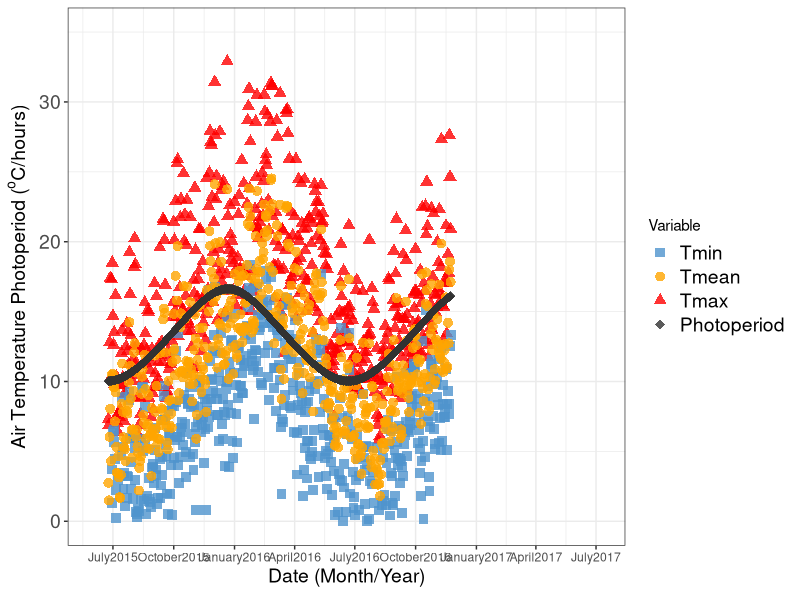
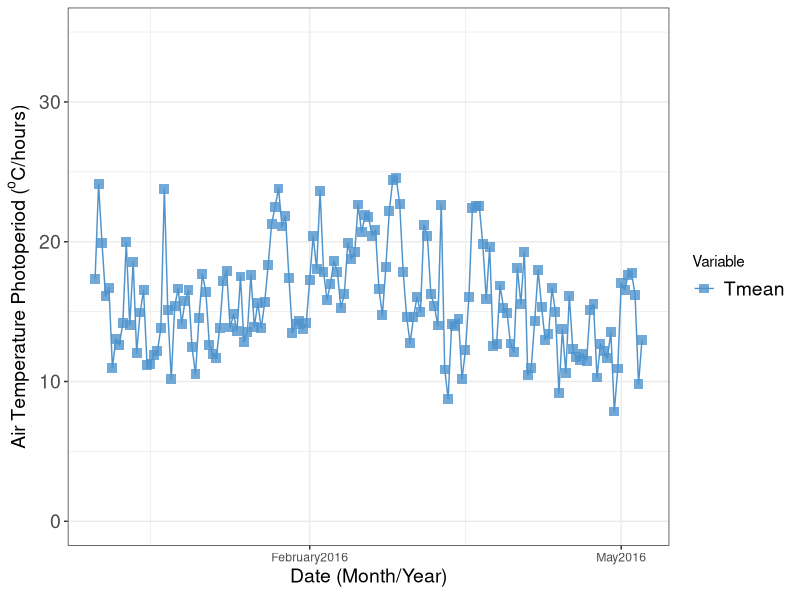
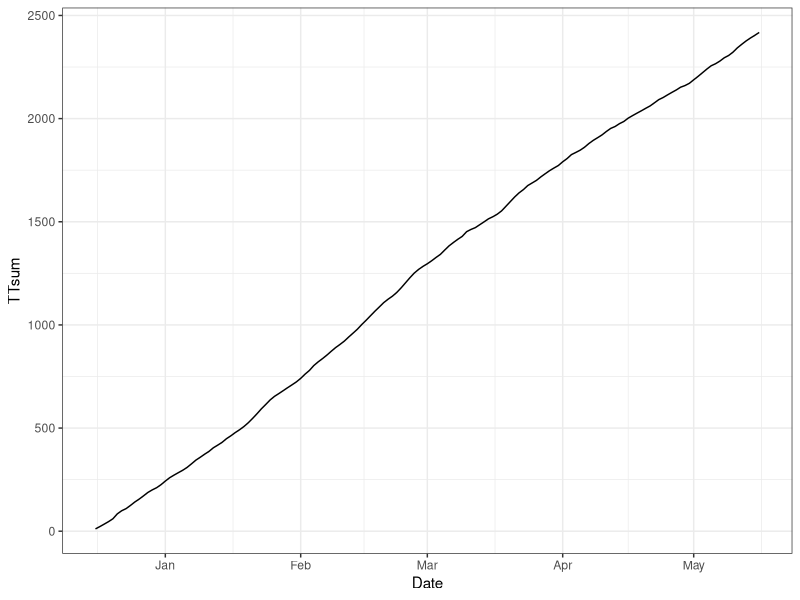
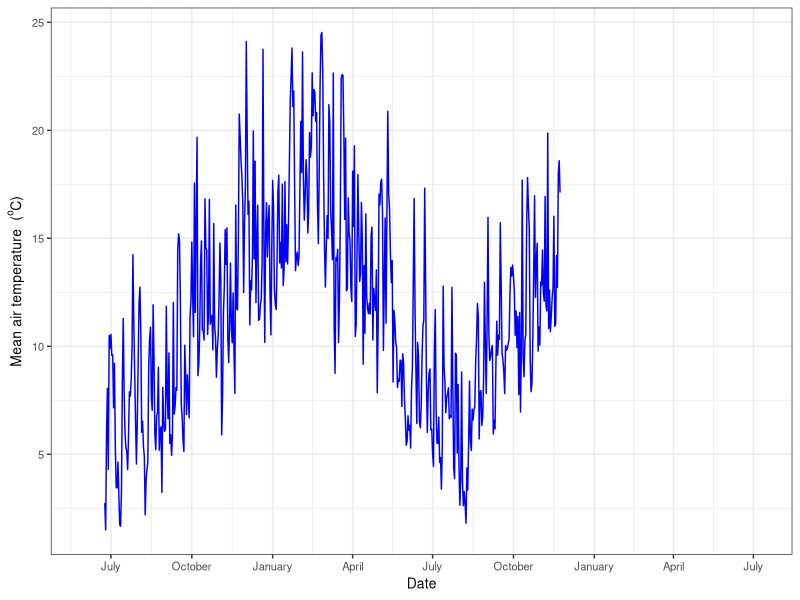
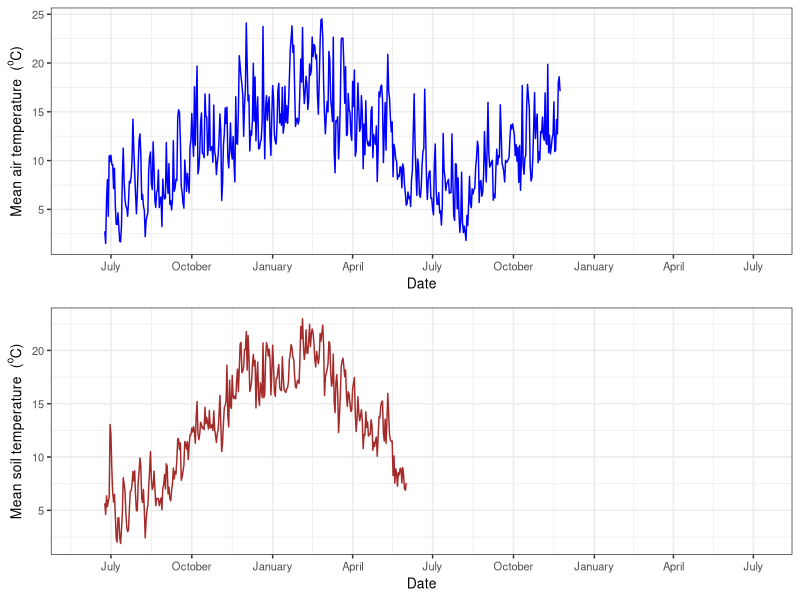

Write R code to recreate these figures, in order.
## ---- chunk 1
library(tidyr)
library (dplyr)
library (ggplot2)
library (lubridate)
library (scales)
library(gridExtra)
## ---- chunk 2

setwd("C:\\GitHubRepos\\SubCloverPhD\\SubClover\\Iv2_SoilAirTemp")
getwd()
#read soil and Air data 
df_file <- read.table("SoilTemp.txt", header=TRUE)
df_Air <- read.table("RawWeaIv2.txt", header=TRUE)

head(df_file)
tail (df_Air)
#keep this scirpt for the real weather data

str(df_Air)


## ---- chunk 3

df_gather<-df_Air %>%
  select(Date,Tx,Tm,MeanTt,Pp)%>%
gather(key= "Variable" , value = "TempHour", Tx,Tm,MeanTt,Pp)%>%
  mutate(Date=dmy(Date))
  

df_gather%>%
  mutate(Variable=factor(Variable,levels=c("Tm","MeanTt","Tx","Pp"),labels = c("Tmin","Tmean","Tmax","Photoperiod")))%>%
 ggplot(aes(x=Date, y= TempHour)) +
  theme_bw()+
  geom_point(aes(colour=Variable,shape=Variable), alpha=0.8, size=3)+
  #geom_point()+
  scale_color_manual(values = c("steelblue3","orange","red", "gray20" ))+
  scale_shape_manual(values = c(15,16,17,18))+
  #geom_line(aes(colour=Variable))+
  #geom_smooth(aes(colour=Variable))+
  xlab(expression(Date~"(Month/Year)"))+
  
  ylab(expression(Air~Temperature~Photoperiod~"("^"o"*"C/hours)"))+
  scale_x_date(date_breaks = "3 month", 
                 date_labels = "%B%Y",
                 limits = as.Date(c('2015-06-01','2017-07-07')))+
  theme(axis.text.y = element_text(size=14))+
  theme(axis.title.y = element_text(size=14))+
  theme(legend.text = element_text(size=14))+
  theme(axis.title.x = element_text(size=14))+
  ylim(0,35)
    
 #ggsave("plot_TempPpIversen.png", width=12, height=6, dpi=400)

## ---- chunk 4

df_gather<-df_Air %>%
  select(Date,Tx,Tm,MeanTt,Pp)%>%
gather(key= "Variable" , value = "TempHour", Tx,Tm,MeanTt,Pp)%>%
  mutate(Date=dmy(Date))
  

df_gather%>%
  mutate(Variable=factor(Variable,levels=c("Tm","MeanTt","Tx","Pp"),labels = c("Tmin","Tmean","Tmax","Photoperiod")))%>%
  filter(Variable=="Tmean")%>%
 ggplot(aes(x=Date, y= TempHour)) +
  theme_bw()+
  geom_point(aes(colour=Variable,shape=Variable), alpha=0.8, size=3)+
  #geom_point()+
  scale_color_manual(values = c("steelblue3","orange","red", "gray20" ))+
  scale_shape_manual(values = c(15,16,17,18))+
  geom_line(aes(colour=Variable))+
  #geom_smooth(aes(colour=Variable))+
  xlab(expression(Date~"(Month/Year)"))+
  
  ylab(expression(Air~Temperature~Photoperiod~"("^"o"*"C/hours)"))+
  scale_x_date(date_breaks = "3 month", 
                 date_labels = "%B%Y",
                 limits = as.Date(c('2015-12-01','2016-05-07')))+
  theme(axis.text.y = element_text(size=14))+
  theme(axis.title.y = element_text(size=14))+
  theme(legend.text = element_text(size=14))+
  theme(axis.title.x = element_text(size=14))+
  ylim(0,35)
    
 #ggsave("plot_TempPpIversen.png", width=12, height=6, dpi=400)

## ---- chunk 5
dfTT <- df_Air %>%
  select(Date, MeanTt)%>%
  mutate(Date=dmy(Date))%>%
  subset(Date>"2015-12-15"& Date<"2016-05-17")%>%
  mutate(TTsum=cumsum(MeanTt))
  


 dfTT %>% ggplot(aes(x=Date, y= TTsum))  +
   geom_line()+
  theme_bw()

## ---- chunk 6


g1<- df_file %>%
  mutate(Date = dmy(Date))%>% #(need to reformat date here)
  mutate(TempSoil10mm= as.numeric(TempSoil10mm))%>%
  #filter(year %in% 2015:2017) %>%
  group_by(Date) %>%
 summarise_all(funs(mean)) %>%
  ggplot(aes(x=Date, y= TempSoil10mm))  +
  #geom_point(colour= "darkblue", alpha=0.2) +
  geom_line(colour= "brown")+
  #stat_smooth(level = 0.9, size = 1, colour="white") + 
  theme_bw() +
  xlab("Date") + 
  ylab(expression(Mean~soil~temperature~~"("^"o"*"C)"))+
  theme(text = element_text(size=10))+
  scale_x_date(date_breaks = "3 month", 
                 date_labels = "%B",
                 limits = as.Date(c('2015-06-01','2017-07-07')))



## ---- chunk 7


 df_Air %>%
  mutate(Date = dmy(Date))%>% #(need to reformat date here)
  #filter(year %in% 2015:2017) %>%
  group_by(Date) %>%
  summarise_each(funs(mean))%>%
  ggplot(aes(x=Date, y= MeanTt))  +
  #geom_point(colour= "darkblue", alpha=0.2) +
  geom_line(colour= "blue")+
  #stat_smooth(level = 0.9, size = 1, colour="white") + 
  theme_bw() +
  xlab("Date") + 
  theme(text = element_text(size=10))+
  ylab(expression(Mean~air~temperature~~"("^"o"*"C)"))+
  scale_x_date(date_breaks = "3 month", 
                 date_labels = "%B",
                 limits = as.Date(c('2015-06-01','2017-07-07')))




## ---- chunk 8
g2 <-df_Air %>%
  mutate(Date = dmy(Date))%>% #(need to reformat date here)
  #filter(year %in% 2015:2017) %>%
  group_by(Date) %>%
  summarise_each(funs(mean))%>%
  ggplot(aes(x=Date, y= MeanTt))  +
  #geom_point(colour= "darkblue", alpha=0.2) +
  geom_line(colour= "blue")+
  #stat_smooth(level = 0.9, size = 1, colour="white") + 
  theme_bw() +
 xlab("Date") + 
  ylab(expression(Mean~air~temperature~~"("^"o"*"C)"))+
  theme(text = element_text(size=10))+
  scale_x_date(date_breaks = "3 month", 
                 date_labels = "%B",
                 limits = as.Date(c('2015-06-01','2017-07-07'))) 



## ---- chunk 9


grid.arrange(g2, g1)
